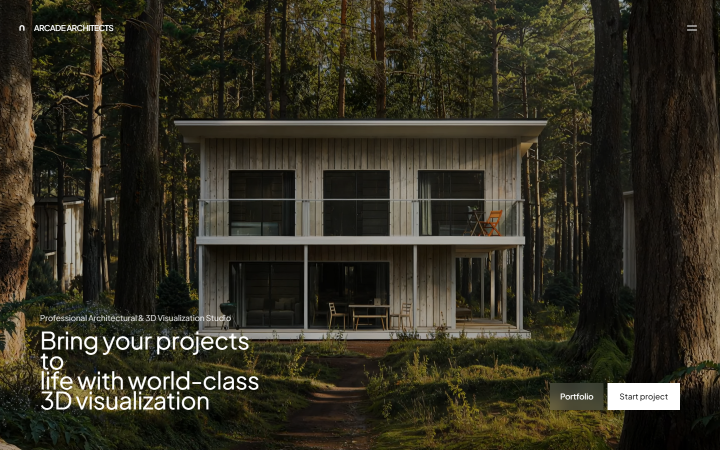
#> input picture audit/frames/transition/frame_00_pre_click.png, 1440 x 900 px, found by its file name (shown at 1/2 size)
$ python generate_side_by_side_collages.py
#> lines starting #> are read from the running program, lines starting #| are printed output that depends on the picture
import os
from PIL import Image, ImageDraw, ImageFont

def make_transition_filmstrip():
    frames = [
        ('Frame 0: Pre-Click', 'audit/frames/transition/frame_00_pre_click.png'),
        ('Frame 1: Curtain Rising', 'audit/frames/transition/frame_01_curtain_covering.png'),
        ('Frame 2: Fully Covered (0 Scroll Jump)', 'audit/frames/transition/frame_02_curtain_full_cover.png'),
        ('Frame 3: Curtain Revealing', 'audit/frames/transition/frame_03_curtain_revealing.png'),
        ('Frame 4: Settled at Top (Scroll=0)', 'audit/frames/transition/frame_04_settled_contacts.png'),
    ]

    target_w = 400
    target_h = 250
    header_h = 40

    total_w = target_w * len(frames) + 20 * (len(frames) + 1)
    total_h = target_h + header_h + 30

    collage = Image.new('RGB', (total_w, total_h), color=(26, 26, 26))
#> collage: PIL image 2120x320 RGB; every value is 26
    draw = ImageDraw.Draw(collage)

    for idx, (label, path) in enumerate(frames):
        if os.path.exists(path):
            img = Image.open(path).convert('RGB')
#> img is the input picture: PIL image 1440x900 RGB; mean R, G, B 50.4, 46.9, 33.4
            img = img.resize((target_w, target_h), Image.Resampling.LANCZOS)
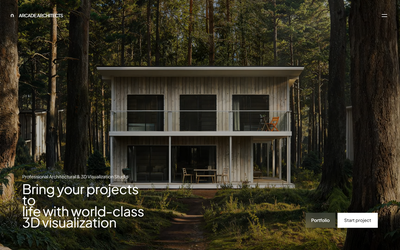
#> img: PIL image 400x250 RGB; mean R, G, B 50.4, 46.9, 33.4
            x = 20 + idx * (target_w + 20)
            y = 20 + header_h
            collage.paste(img, (x, y))
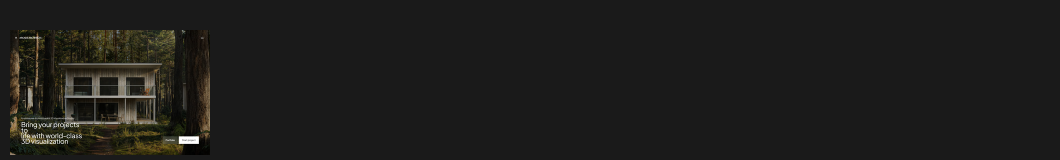
#> collage: PIL image 2120x320 RGB (shown at 1/2 size); mean R, G, B 29.6, 29.1, 27.1
            draw.text((x + 10, 25), label, fill=(240, 240, 240))
#> pass 2 of the loop in make_transition_filmstrip, `for idx, (label, path) in enumerate(frames):`:
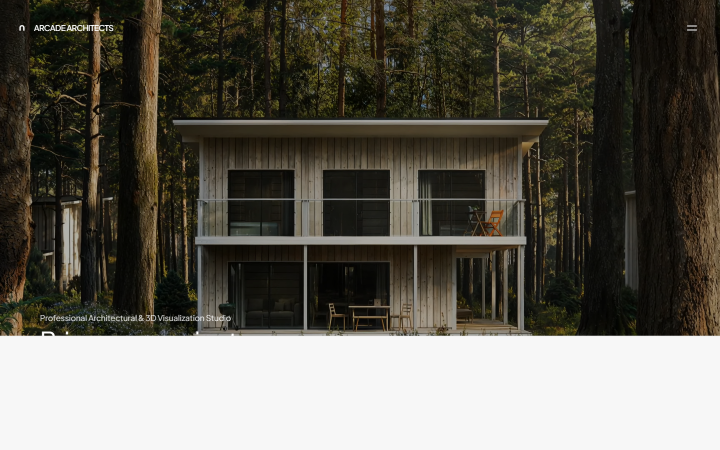
#> input picture audit/frames/transition/frame_01_curtain_covering.png, 1440 x 900 px, found by its file name (shown at 1/2 size)
#> in make_transition_filmstrip, img is the input picture: PIL image 1440x900 RGB; mean R, G, B 98.8, 95.7, 86.3
#> in make_transition_filmstrip, `img = img.resize((target_w, target_h), Image.Resampling.LANCZOS)`:
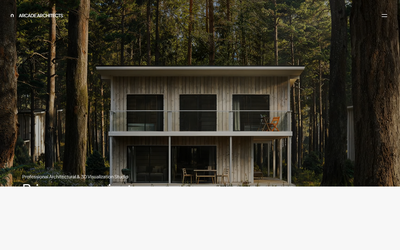
#> img: PIL image 400x250 RGB; mean R, G, B 98.8, 95.7, 86.3
#> in make_transition_filmstrip, `collage.paste(img, (x, y))`:
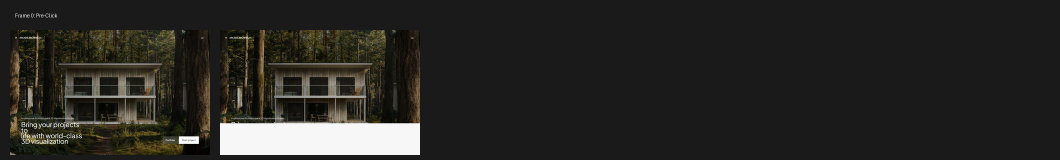
#> collage: PIL image 2120x320 RGB (shown at 1/2 size); mean R, G, B 40.4, 39.4, 36
#> pass 3 of the loop in make_transition_filmstrip, `for idx, (label, path) in enumerate(frames):`:
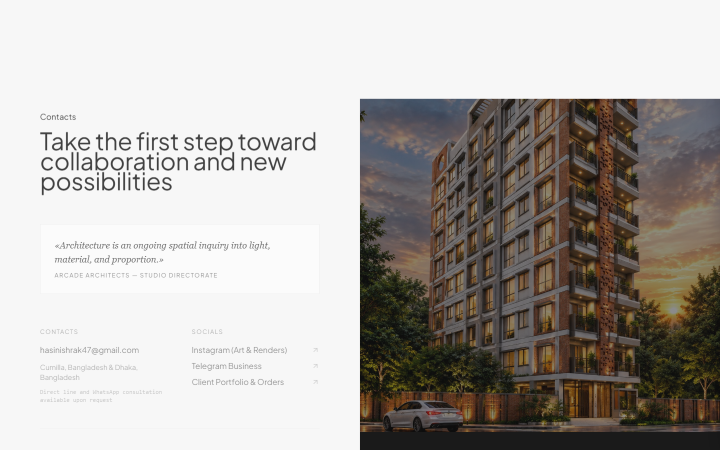
#> input picture audit/frames/transition/frame_02_curtain_full_cover.png, 1440 x 900 px, found by its file name (shown at 1/2 size)
#> in make_transition_filmstrip, img is the input picture: PIL image 1440x900 RGB; mean R, G, B 179.3, 175, 170.9
#> in make_transition_filmstrip, `img = img.resize((target_w, target_h), Image.Resampling.LANCZOS)`:
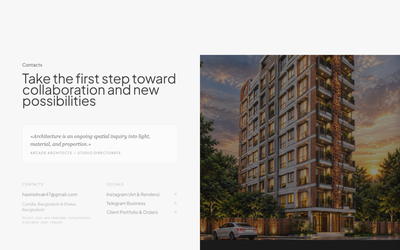
#> img: PIL image 400x250 RGB; mean R, G, B 179.2, 174.9, 170.8
#> in make_transition_filmstrip, `collage.paste(img, (x, y))`:
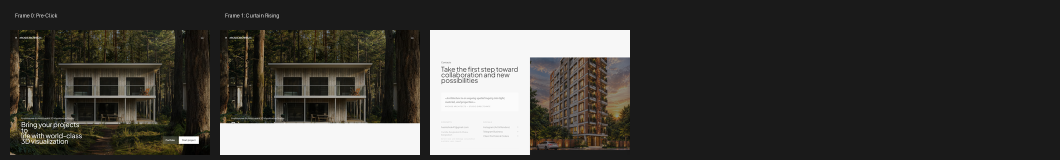
#> collage: PIL image 2120x320 RGB (shown at 1/2 size); mean R, G, B 63, 61.4, 57.4
#> the loop made 5 passes; the first 3 are shown

    collage.save('audit/comparisons/transition_filmstrip.png')
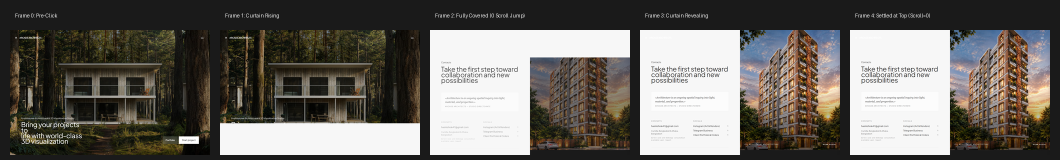
#> saved as transition_filmstrip.png: PIL image 2120x320 RGB (shown at 1/2 size); mean R, G, B 107.4, 103.9, 98.5
    print("Saved audit/comparisons/transition_filmstrip.png")

def make_side_by_side(img1_path, img2_path, label1, label2, output_path, max_w=720):
    if not os.path.exists(img1_path) or not os.path.exists(img2_path):
        print(f"Missing images: {img1_path} or {img2_path}")
        return

    im1 = Image.open(img1_path).convert('RGB')
    im2 = Image.open(img2_path).convert('RGB')

    # Scale both to same width
    h1 = int(im1.height * (max_w / im1.width))
    h2 = int(im2.height * (max_w / im2.width))

    target_h = max(h1, h2)
    # Resize keeping aspect
    im1_scaled = im1.resize((max_w, h1), Image.Resampling.LANCZOS)
    im2_scaled = im2.resize((max_w, h2), Image.Resampling.LANCZOS)

    header_h = 50
    collage = Image.new('RGB', (max_w * 2 + 30, target_h + header_h + 20), color=(24, 24, 24))
    draw = ImageDraw.Draw(collage)

    # Headers
    draw.text((20, 15), label1, fill=(255, 255, 255))
    draw.text((max_w + 30, 15), label2, fill=(255, 255, 255))

    collage.paste(im1_scaled, (10, header_h))
    collage.paste(im2_scaled, (max_w + 20, header_h))

    collage.save(output_path)
    print(f"Saved {output_path}")

if __name__ == '__main__':
    make_transition_filmstrip()

    # Desktop Viewport Comparison
    make_side_by_side(
        'audit/comparisons/bloom_contacts_desktop_viewport.png',
        'audit/comparisons/arcade_contacts_desktop_viewport.png',
        'REFERENCE: Bloom3D Contacts (1440x900)',
        'ARCADE ARCHITECTS: Redesigned Contacts (1440x900)',
        'audit/comparisons/contacts_desktop_viewport_comparison.png',
        max_w=720
    )

    # Mobile Full Page Comparison
    make_side_by_side(
        'audit/comparisons/bloom_contacts_mobile_full.png',
        'audit/comparisons/arcade_contacts_mobile_full.png',
        'REFERENCE: Bloom3D Mobile Full Page (390px)',
        'ARCADE ARCHITECTS: Redesigned Mobile Full Page (390px)',
        'audit/comparisons/contacts_mobile_comparison.png',
        max_w=390
    )
